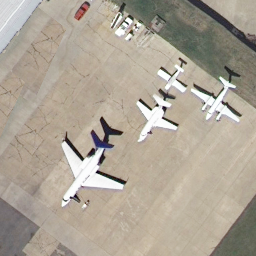
#> input picture 项目二 pca压缩图片/lab2-图像压缩/Images/airplane/airplane00.tif, 256 x 256 px; its folder holds 4 pictures in this run
$ jupyter execute Project2.ipynb
#> lines starting #> are read from the running program, lines starting #| are printed output that depends on the picture
# 实验二 利用PCA进行图片压缩
选择airplane数据集

[cell 1]
# 导入必要Python库
import numpy as np
from PIL import Image
import os
import time
import pandas as pd

## QR分解求全部特征值

[cell 2]
# QR分解
# 返回降序的特征值特征向量
# [56 lines left out: functions qr_eig, qr_pca, not called in this run]

[cell 3]
# 计算压缩率和重构误差
def get_cr(srcpath, dirpath):
    srcsz = os.path.getsize(srcpath)
    dirsz = os.path.getsize(dirpath)
    return round((srcsz-dirsz)/srcsz, 4)
def get_mse(srcpath, dirpath):
    a = np.array(Image.open(srcpath))
    b = np.array(Image.open(dirpath))
    return round(np.square(a-b).mean(), 4)

## 幂法+降阶技术 求前k特征值

[cell 4]
# 幂法
# A: mat
# return: (特征值，特征向量)
def PowerMethod(A, eps=0.001):
    v_old = np.random.random(A.shape[0])[:,None]
    max_iter = 100
    for _ in range(max_iter):
        v_new = A@v_old
        v_new = v_new/(np.linalg.norm(v_new))
        if np.linalg.norm(v_new - v_old) <=eps:
            break
        v_old = v_new
    lam = v_new.T@A@v_new
    return lam[0,0],v_new.reshape(-1)
# 求前k大特征值和对应的特征向量
def power_eig(A, k):
    n = A.shape[0]
    w = np.zeros(k)
    U = np.zeros((n,k))
    for i in range(k):
        w1,u1 = PowerMethod(A)
        w[i] = w1
        U[:,i] = u1
        A = A-w1*u1.T@u1
    return w,U

[cell 5]
def power_pca(picpath, k):
    # 读取图片，并转化成2维矩阵
#> called with k = 2
    image = Image.open(path+pic).convert('RGB')
#> image is the input picture: PIL image 256x256 RGB; mean R, G, B 172.4, 163.5, 149.7
    imarray = np.array(image)
    # im25536_3 = np.hstack((imarray[:,:,0], imarray[:,:,1], imarray[:,:,2]))
    im25536_3 = imarray.reshape((-1,3))
    n = im25536_3.shape[0]
#> n = 65536

    # 中心化，标准化
    mean = np.mean(im25536_3, axis=0).reshape(1,-1)
#> mean = [[172.4, 163.5, 149.7]]
    sds = 1
    im_centered = (im25536_3 - mean)/sds

    # 协方差矩阵
    cov = im_centered.T @ im_centered
#> cov = [[94315897.3, 88528268, 84326386.4], [88528268, 86018879.4, 83148464.6], [84326386.4, 83148464.6, 83925267.9]]

    # 特征值特征向量
    # print(np.linalg.eigh(cov.copy()))
    Sigma, Uk = power_eig(cov.copy(), k)
#> the loop in power_eig, `for i in range(k):` made 2 passes
#> (lam in PowerMethod, w1, u1) on passes 1 to 2: ([258920698.9], 258920698.9, [0.596, 0.575, 0.56]), ([-518087029.8], -518087029.8, [0.568, 0.578, 0.585])
#> after the loop in power_eig, `for i in range(k):`: U = [[0.596, 0.568], [0.575, 0.578], [0.56, 0.585]]; w = [258920698.9, -518087029.8]
#> Sigma = [258920698.9, -518087029.8]; Uk = [[0.596, 0.568], [0.575, 0.578], [0.56, 0.585]]
    # print(Sigma,Uk)
    # 计算主成分
    im_256_k = (im_centered @ Uk)
#> im_256_k = 65536 pairs, first value -268.7 to 160.8, second value -268.1 to 161.4

    # reconstruct
    im_pca = (im_256_k @ Uk.T)*sds+mean
    im_pca = im_pca.astype('uint8')
    im_res = im_pca.reshape((256,256,3))
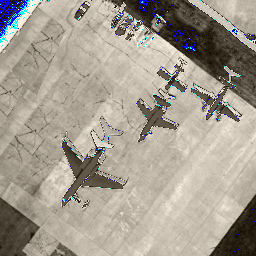
#> im_res: shape (256, 256, 3); mean of channels 0, 1, 2 164, 156.6, 145.3; drawn as R, G, B
    # [4 lines of commented-out code are left out]
    return Image.fromarray(im_res)

[cell 6]
res = {'pic':[],'time_spend':[],'compact_rate':[],'MSE':[]}
path = './lab2-图像压缩/Images/airplane/'
pics = os.listdir(path)
for pic in pics:
    impath = path+pic
    pca_pic_path = './power_pca/'+pic
    start = time.time()
    resim = power_pca(impath, 2)
    time_spend = time.time() - start
    resim.save(pca_pic_path)
    compact_rate = get_cr(impath, pca_pic_path)
    mse = get_mse(impath, pca_pic_path)
#> mse = 90.01
    res['pic'].append(pic)
    res['time_spend'].append(time_spend)
    res['compact_rate'].append(compact_rate)
    res['MSE'].append(mse)
#> pass 2 of the loop `for pic in pics:`:
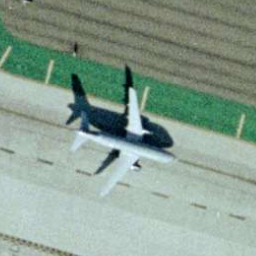
#> input picture 项目二 pca压缩图片/lab2-图像压缩/Images/airplane/airplane01.tif, 256 x 256 px
#> in power_pca, image is the input picture: PIL image 256x256 RGB; mean R, G, B 137.4, 158.1, 144.1
#> mean = [[137.4, 158.1, 144.1]]
#> cov = [[152193236.2, 125867052.6, 141253454.4], [125867052.6, 120226071.4, 128684822.2], [141253454.4, 128684822.2, 146188477.4]]
#> the loop in power_eig (call 2), `for i in range(k):` made 2 passes
#> (lam in PowerMethod, w1, u1) on passes 1 to 2: ([404443358.9], 404443358.9, [0.6, 0.535, 0.595]), ([-810426892.8], -810426892.8, [0.566, 0.597, 0.568])
#> Sigma = [404443358.9, -810426892.8]; Uk = [[0.6, 0.566], [0.535, 0.597], [0.595, 0.568]]
#> im_256_k = 65536 pairs, first value -248.2 to 180.6, second value -249.4 to 180
#> in power_pca (call 2), `im_res = im_pca.reshape((256,256,3))`:
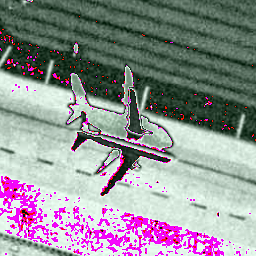
#> im_res: shape (256, 256, 3); mean of channels 0, 1, 2 144.2, 144, 147.6; drawn as R, G, B
#> mse = 118.3
pd.DataFrame(res).to_csv('./power_pca_res.csv')
